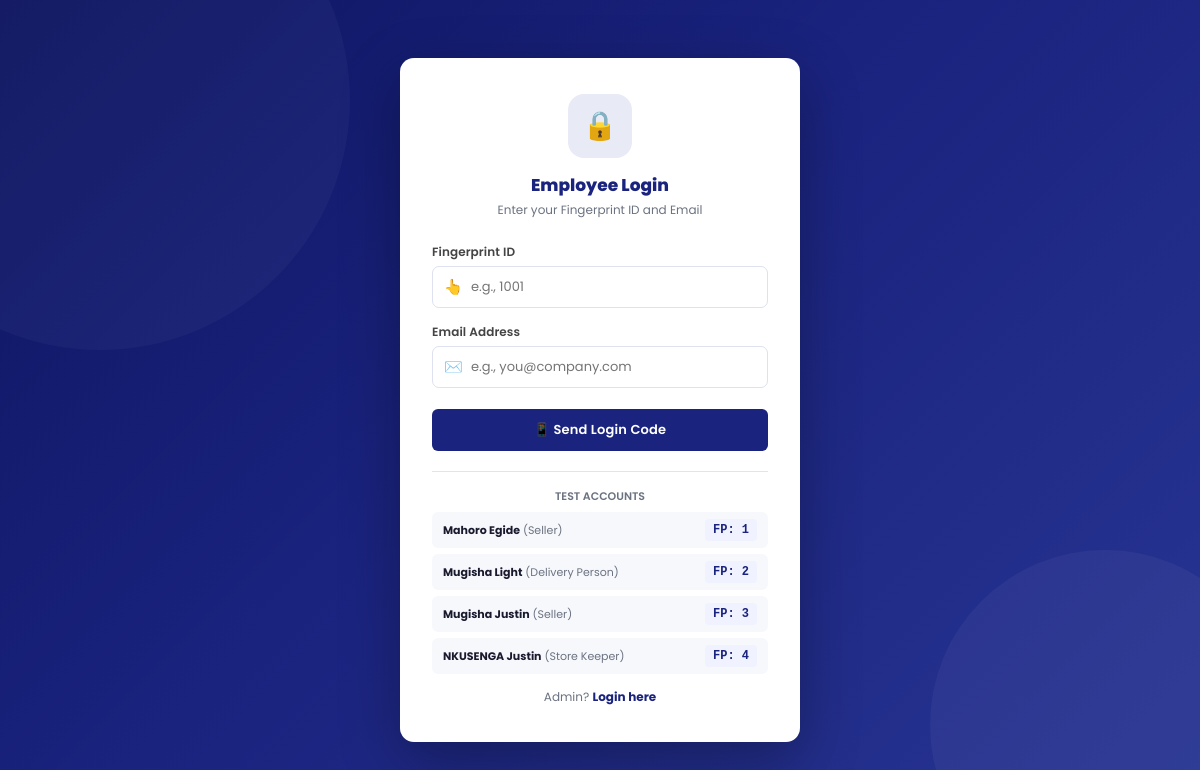
The page /login.php on the database its author committed.
### tables this page shows
CREATE TABLE `employee` (
  `id` int(11) NOT NULL,
  `fingerprintId` int(11) DEFAULT NULL,
  `name` varchar(191) NOT NULL,
  `position` varchar(191) DEFAULT NULL,
  `salaryRatePerDay` double DEFAULT 10,
  `dailySalesTarget` double DEFAULT 500,
  `email` varchar(191) DEFAULT NULL,
  `loginOtp` varchar(10) DEFAULT NULL,
  `loginOtpExpiresAt` datetime DEFAULT NULL,
  `createdAt` datetime DEFAULT current_timestamp(),
  `updatedAt` datetime DEFAULT current_timestamp() ON UPDATE current_timestamp()
);

### config.php (called while the page is built, shortened)
<?php
function db(){
    $c=new mysqli(DB_HOST,DB_USER,DB_PASS,DB_NAME);
    $c->set_charset('utf8mb4');
    return $c;
}
function esc($s){ return htmlspecialchars((string)$s,ENT_QUOTES,'UTF-8'); }
?>

### login.php (the view, shortened to what this page needs)
<?php
require_once 'config.php';
$err='';$step='id';$demo_otp='';
?>
<!DOCTYPE html>
<html lang="en">
<head>
<link rel="stylesheet" href="assets/css/style.css">
</head>
<body>
<div class="auth-wrap">
  <div class="auth-box">
    <div class="auth-icon">🔒</div>
    <h2>Employee Login</h2>
    <p class="auth-sub">Enter your Fingerprint ID and Email</p>
    <?php if($step==='id'): ?>
    <form method="POST">
      <div class="fg">
        <label>Fingerprint ID</label>
        <div class="input-wrap">
          <span class="input-icon">👆</span>
          <input class="fc" type="number" name="fp_id" placeholder="e.g., 1001" required autofocus>
        </div>
      </div>
      <div class="fg">
        <label>Email Address</label>
        <div class="input-wrap">
          <span class="input-icon">✉️</span>
          <input class="fc" type="email" name="email" placeholder="e.g., you@company.com" required>
        </div>
      </div>
      <button type="submit" name="send_code" class="btn btn-navy btn-lg" style="margin-top:6px;">📱 Send Login Code</button>
    </form>
    <?php endif; ?>
    <div style="border-top:1px solid var(--border);margin-top:20px;padding-top:16px;">
      <p style="font-size:11px;color:var(--muted);text-align:center;margin-bottom:8px;font-weight:600;">TEST ACCOUNTS</p>
      <div style="display:grid;gap:6px;">
        <?php
        $emps=db()->query("SELECT fingerprintId,name,position,email FROM employee ORDER BY id");
        while($e=$emps->fetch_assoc()):
        ?>
        <div style="background:#f7f8fc;border-radius:6px;padding:7px 11px;font-size:11px;display:flex;justify-content:space-between;align-items:center;">
          <div><strong><?= esc($e['name']) ?></strong> <span style="color:var(--muted);">(<?= esc($e['position']) ?>)</span></div>
          <code>FP: <?= $e['fingerprintId'] ?></code>
        </div>
        <?php endwhile; ?>
      </div>
    </div>
    <div class="auth-link" style="margin-top:14px;">Admin? <a href="admin_login.php">Login here</a></div>
  </div>
</div>
</body>
</html>

### assets/css/style.css (style rules this page uses)
*, *::before, *::after { box-sizing: border-box; margin: 0; padding: 0; }
:root { --navy: #1a237e; --navy-dark: #0d1560; --navy-light: #283593; --blue: #1565c0; --blue-light: #1976d2; --red: #c62828; --red-light: #e53935; --orange: #e65100; --orange-light:#f57c00; --green: #2e7d32; --green-light: #43a047; --teal: #00695c; --teal-light: #00897b; --purple: #6a1b9a; --gray-btn: #424242; --ic-navy: #e8eaf6; --ic-blue: #e3f2fd; --ic-green: #e8f5e9; --ic-red: #ffebee; --ic-orange: #fff3e0; --ic-teal: #e0f2f1; --ic-purple: #f3e5f5; --ic-gray: #f5f5f5; --sidebar-w: 215px; --topbar-h: 60px; --font: 'Poppins', 'Segoe UI', sans-serif; --white: #ffffff; --bg: #f0f2f8; --border: #e0e4ef; --text: #1a1a2e; --muted: #6b7280; --shadow: 0 2px 12px rgba(26,35,126,.10); --shadow2: 0 4px 20px rgba(26,35,126,.14); }
html { font-size: 14px; }
body { font-family: var(--font); background: var(--bg); color: var(--text); min-height: 100vh; line-height: 1.5; }
.btn { display: inline-flex; align-items: center; justify-content: center; gap: 5px; padding: 8px 15px; border: none; border-radius: 6px; cursor: pointer; font-family: var(--font); font-size: 12px; font-weight: 600; text-decoration: none; white-space: nowrap; transition: transform .15s, box-shadow .15s, opacity .15s; letter-spacing: .2px; }
.btn-navy { background: var(--navy); color: #fff; }
.btn-lg { padding: 11px 20px; font-size: 13px; width: 100%; }
.fg { margin-bottom: 15px; }
.fg label { display: block; font-size: 12px; font-weight: 600; color: #444; margin-bottom: 5px; letter-spacing: .1px; }
.fc { width: 100%; padding: 10px 13px; border: 1.5px solid #dde1f0; border-radius: 7px; font-family: var(--font); font-size: 13px; color: var(--text); background: #fff; transition: border-color .2s, box-shadow .2s; outline: none; }
.auth-wrap { min-height: 100vh; display: flex; align-items: center; justify-content: center; background: linear-gradient(135deg, #0d1560 0%, #1a237e 45%, #283593 100%); padding: 20px; position: relative; overflow: hidden; }
.auth-wrap::before { content: ''; position: absolute; width: 500px; height: 500px; border-radius: 50%; background: rgba(255,255,255,.03); top: -150px; left: -150px; }
.auth-wrap::after { content: ''; position: absolute; width: 350px; height: 350px; border-radius: 50%; background: rgba(255,255,255,.04); bottom: -100px; right: -80px; }
.auth-box { background: var(--white); border-radius: 14px; padding: 36px 32px; width: 100%; max-width: 400px; box-shadow: 0 20px 60px rgba(0,0,0,.3); position: relative; z-index: 1; }
.auth-box .auth-icon { width: 64px; height: 64px; border-radius: 16px; background: var(--ic-navy); display: flex; align-items: center; justify-content: center; font-size: 28px; margin: 0 auto 16px; }
.auth-box h2 { text-align: center; font-size: 17px; font-weight: 800; color: var(--navy); margin-bottom: 5px; line-height: 1.3; }
.auth-box .auth-sub { text-align: center; font-size: 12px; color: var(--muted); margin-bottom: 24px; font-weight: 400; }
.auth-link { text-align: center; margin-top: 18px; font-size: 12px; color: var(--muted); }
.auth-link a { color: var(--navy); font-weight: 700; text-decoration: none; }
.input-wrap { position: relative; }
.input-wrap .input-icon { position: absolute; left: 12px; top: 50%; transform: translateY(-50%); font-size: 15px; color: var(--muted); pointer-events: none; }
.input-wrap .fc { padding-left: 38px; }
code { background: #f0f2ff; padding: 2px 8px; border-radius: 4px; font-size: 12px; color: var(--navy); font-family: monospace; font-weight: 600; }

### rows shown on the page
employee: name "Mahoro Egide", position "Seller", fingerprintId "1"
employee: name "Mugisha Light", position "Delivery Person", fingerprintId "2"
employee: name "Mugisha Justin", position "Seller", fingerprintId "3"
employee: name "NKUSENGA Justin", position "Store Keeper", fingerprintId "4"
